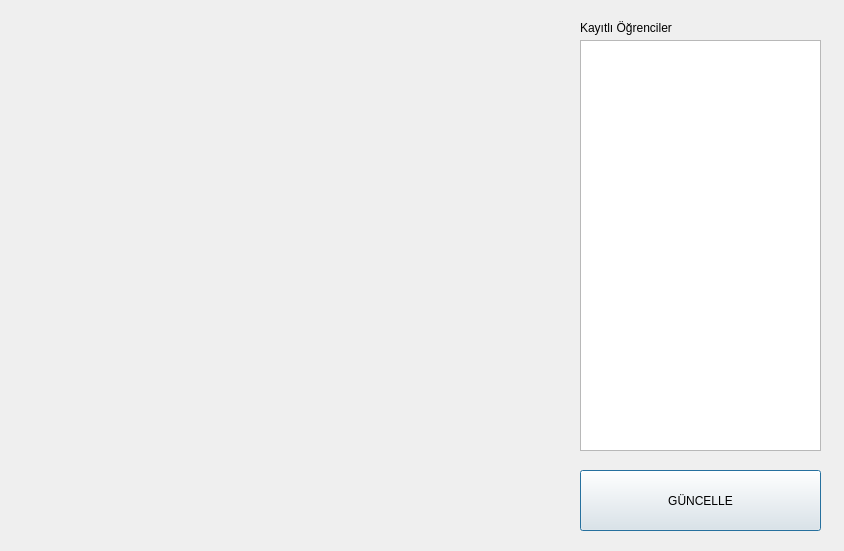
<?xml version="1.0" encoding="UTF-8"?>
<ui version="4.0">
 <class>Dialog</class>
 <widget class="QDialog" name="Dialog">
  <property name="geometry">
   <rect>
    <x>0</x>
    <y>0</y>
    <width>844</width>
    <height>551</height>
   </rect>
  </property>
  <property name="windowTitle">
   <string>Dialog</string>
  </property>
  <widget class="QListView" name="liste">
   <property name="geometry">
    <rect>
     <x>580</x>
     <y>40</y>
     <width>241</width>
     <height>411</height>
    </rect>
   </property>
  </widget>
  <widget class="QLabel" name="label">
   <property name="geometry">
    <rect>
     <x>580</x>
     <y>20</y>
     <width>141</width>
     <height>16</height>
    </rect>
   </property>
   <property name="text">
    <string>Kayıtlı Öğrenciler</string>
   </property>
  </widget>
  <widget class="QPushButton" name="verileriGuncelle">
   <property name="geometry">
    <rect>
     <x>580</x>
     <y>470</y>
     <width>241</width>
     <height>61</height>
    </rect>
   </property>
   <property name="text">
    <string>GÜNCELLE</string>
   </property>
  </widget>
 </widget>
 <resources/>
 <connections/>
</ui>
